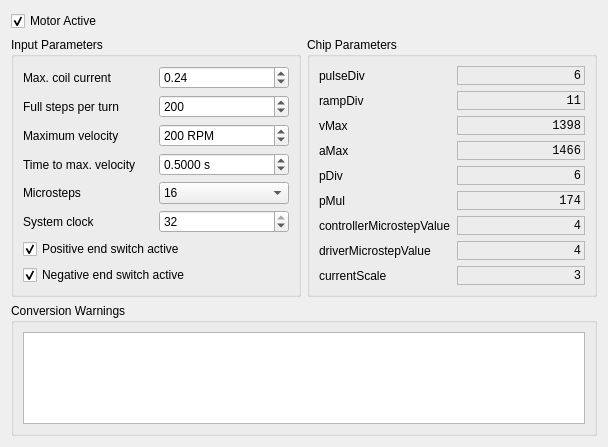
<?xml version="1.0" encoding="UTF-8"?>
<ui version="4.0">
 <class>MotorConfigWidgetForm</class>
 <widget class="QWidget" name="MotorConfigWidgetForm">
  <property name="geometry">
   <rect>
    <x>0</x>
    <y>0</y>
    <width>608</width>
    <height>447</height>
   </rect>
  </property>
  <property name="windowTitle">
   <string>Form</string>
  </property>
  <layout class="QVBoxLayout" name="verticalLayout">
   <item>
    <widget class="QCheckBox" name="motorActiveCheckBox">
     <property name="text">
      <string>Motor Active</string>
     </property>
     <property name="checked">
      <bool>true</bool>
     </property>
    </widget>
   </item>
   <item>
    <layout class="QHBoxLayout" name="horizontalLayout">
     <item>
      <widget class="QGroupBox" name="inputParametersGroupBox">
       <property name="title">
        <string>Input Parameters</string>
       </property>
       <layout class="QGridLayout" name="gridLayout_2">
        <item row="1" column="0">
         <widget class="QLabel" name="nStepsPerTurnLabel">
          <property name="text">
           <string>Full steps per turn</string>
          </property>
         </widget>
        </item>
        <item row="1" column="1">
         <widget class="QSpinBox" name="nStepsPerTurn">
          <property name="minimum">
           <number>1</number>
          </property>
          <property name="maximum">
           <number>10000</number>
          </property>
          <property name="value">
           <number>200</number>
          </property>
         </widget>
        </item>
        <item row="2" column="0">
         <widget class="QLabel" name="maxRPMLabel">
          <property name="text">
           <string>Maximum velocity </string>
          </property>
         </widget>
        </item>
        <item row="2" column="1">
         <widget class="QSpinBox" name="maxRPM">
          <property name="suffix">
           <string> RPM</string>
          </property>
          <property name="minimum">
           <number>1</number>
          </property>
          <property name="maximum">
           <number>10000</number>
          </property>
          <property name="value">
           <number>200</number>
          </property>
         </widget>
        </item>
        <item row="3" column="0">
         <widget class="QLabel" name="timeToVMaxLabel">
          <property name="text">
           <string>Time to max. velocity</string>
          </property>
         </widget>
        </item>
        <item row="3" column="1">
         <widget class="QDoubleSpinBox" name="timeToVMax">
          <property name="suffix">
           <string> s</string>
          </property>
          <property name="decimals">
           <number>4</number>
          </property>
          <property name="maximum">
           <double>9.999900000000000</double>
          </property>
          <property name="singleStep">
           <double>0.001000000000000</double>
          </property>
          <property name="value">
           <double>0.500000000000000</double>
          </property>
         </widget>
        </item>
        <item row="4" column="0">
         <widget class="QLabel" name="microstepsLabel">
          <property name="text">
           <string>Microsteps</string>
          </property>
         </widget>
        </item>
        <item row="4" column="1">
         <widget class="QComboBox" name="microsteps">
          <property name="currentIndex">
           <number>4</number>
          </property>
          <item>
           <property name="text">
            <string>1 (fullstep)</string>
           </property>
          </item>
          <item>
           <property name="text">
            <string>2 (halfstep)</string>
           </property>
          </item>
          <item>
           <property name="text">
            <string>4</string>
           </property>
          </item>
          <item>
           <property name="text">
            <string>8</string>
           </property>
          </item>
          <item>
           <property name="text">
            <string notr="true">16</string>
           </property>
          </item>
          <item>
           <property name="text">
            <string>32</string>
           </property>
          </item>
          <item>
           <property name="text">
            <string notr="true">64</string>
           </property>
          </item>
         </widget>
        </item>
        <item row="5" column="0">
         <widget class="QLabel" name="systemClockLabel">
          <property name="text">
           <string>System clock</string>
          </property>
         </widget>
        </item>
        <item row="5" column="1">
         <widget class="QSpinBox" name="systemClock">
          <property name="minimum">
           <number>1</number>
          </property>
          <property name="maximum">
           <number>32</number>
          </property>
          <property name="value">
           <number>32</number>
          </property>
         </widget>
        </item>
        <item row="6" column="0" colspan="2">
         <widget class="QCheckBox" name="positiveSwitchCheckBox">
          <property name="text">
           <string>Positive end switch active</string>
          </property>
          <property name="checked">
           <bool>true</bool>
          </property>
         </widget>
        </item>
        <item row="7" column="0" colspan="2">
         <widget class="QCheckBox" name="negativeSwitchCheckBox">
          <property name="text">
           <string>Negative end switch active</string>
          </property>
          <property name="checked">
           <bool>true</bool>
          </property>
         </widget>
        </item>
        <item row="0" column="1">
         <widget class="QDoubleSpinBox" name="iMax">
          <property name="maximum">
           <double>1.800000000000000</double>
          </property>
          <property name="singleStep">
           <double>0.010000000000000</double>
          </property>
          <property name="value">
           <double>0.240000000000000</double>
          </property>
         </widget>
        </item>
        <item row="0" column="0">
         <widget class="QLabel" name="iMaxLabel">
          <property name="text">
           <string>Max. coil current</string>
          </property>
         </widget>
        </item>
       </layout>
       <zorder>nStepsPerTurnLabel</zorder>
       <zorder>nStepsPerTurn</zorder>
       <zorder>maxRPMLabel</zorder>
       <zorder>maxRPM</zorder>
       <zorder>timeToVMaxLabel</zorder>
       <zorder>microstepsLabel</zorder>
       <zorder>systemClockLabel</zorder>
       <zorder>systemClock</zorder>
       <zorder>positiveSwitchCheckBox</zorder>
       <zorder>negativeSwitchCheckBox</zorder>
       <zorder>microsteps</zorder>
       <zorder>timeToVMax</zorder>
       <zorder>iMax</zorder>
       <zorder>iMaxLabel</zorder>
      </widget>
     </item>
     <item>
      <widget class="QGroupBox" name="chipParametersGroupBox">
       <property name="title">
        <string>Chip Parameters </string>
       </property>
       <layout class="QGridLayout" name="gridLayout">
        <item row="4" column="1">
         <widget class="QLabel" name="pDivDisplay">
          <property name="font">
           <font>
            <family>Monospace</family>
           </font>
          </property>
          <property name="frameShape">
           <enum>QFrame::StyledPanel</enum>
          </property>
          <property name="frameShadow">
           <enum>QFrame::Sunken</enum>
          </property>
          <property name="text">
           <string notr="true">6</string>
          </property>
          <property name="alignment">
           <set>Qt::AlignRight|Qt::AlignTrailing|Qt::AlignVCenter</set>
          </property>
         </widget>
        </item>
        <item row="5" column="1">
         <widget class="QLabel" name="pMulDisplay">
          <property name="font">
           <font>
            <family>Monospace</family>
           </font>
          </property>
          <property name="frameShape">
           <enum>QFrame::StyledPanel</enum>
          </property>
          <property name="frameShadow">
           <enum>QFrame::Sunken</enum>
          </property>
          <property name="text">
           <string notr="true">174</string>
          </property>
          <property name="alignment">
           <set>Qt::AlignRight|Qt::AlignTrailing|Qt::AlignVCenter</set>
          </property>
         </widget>
        </item>
        <item row="7" column="1">
         <widget class="QLabel" name="driverMicrostepValueDisplay">
          <property name="font">
           <font>
            <family>Monospace</family>
           </font>
          </property>
          <property name="frameShape">
           <enum>QFrame::StyledPanel</enum>
          </property>
          <property name="frameShadow">
           <enum>QFrame::Sunken</enum>
          </property>
          <property name="text">
           <string notr="true">4</string>
          </property>
          <property name="alignment">
           <set>Qt::AlignRight|Qt::AlignTrailing|Qt::AlignVCenter</set>
          </property>
         </widget>
        </item>
        <item row="2" column="1">
         <widget class="QLabel" name="vMaxDisplay">
          <property name="font">
           <font>
            <family>Monospace</family>
           </font>
          </property>
          <property name="frameShape">
           <enum>QFrame::StyledPanel</enum>
          </property>
          <property name="frameShadow">
           <enum>QFrame::Sunken</enum>
          </property>
          <property name="text">
           <string notr="true">1398</string>
          </property>
          <property name="alignment">
           <set>Qt::AlignRight|Qt::AlignTrailing|Qt::AlignVCenter</set>
          </property>
         </widget>
        </item>
        <item row="8" column="1">
         <widget class="QLabel" name="currentScaleDisplay">
          <property name="font">
           <font>
            <family>Monospace</family>
           </font>
          </property>
          <property name="frameShape">
           <enum>QFrame::StyledPanel</enum>
          </property>
          <property name="frameShadow">
           <enum>QFrame::Sunken</enum>
          </property>
          <property name="text">
           <string notr="true">3</string>
          </property>
          <property name="alignment">
           <set>Qt::AlignRight|Qt::AlignTrailing|Qt::AlignVCenter</set>
          </property>
         </widget>
        </item>
        <item row="3" column="1">
         <widget class="QLabel" name="aMaxDisplay">
          <property name="font">
           <font>
            <family>Monospace</family>
           </font>
          </property>
          <property name="frameShape">
           <enum>QFrame::StyledPanel</enum>
          </property>
          <property name="frameShadow">
           <enum>QFrame::Sunken</enum>
          </property>
          <property name="text">
           <string notr="true">1466</string>
          </property>
          <property name="alignment">
           <set>Qt::AlignRight|Qt::AlignTrailing|Qt::AlignVCenter</set>
          </property>
         </widget>
        </item>
        <item row="4" column="0">
         <widget class="QLabel" name="pDivLabel">
          <property name="text">
           <string>pDiv</string>
          </property>
         </widget>
        </item>
        <item row="5" column="0">
         <widget class="QLabel" name="pMulLabel">
          <property name="text">
           <string>pMul</string>
          </property>
         </widget>
        </item>
        <item row="6" column="0">
         <widget class="QLabel" name="controllerMicrostepValueLabel">
          <property name="text">
           <string>controllerMicrostepValue</string>
          </property>
         </widget>
        </item>
        <item row="0" column="0">
         <widget class="QLabel" name="pulseDivLabel">
          <property name="text">
           <string>pulseDiv</string>
          </property>
         </widget>
        </item>
        <item row="2" column="0">
         <widget class="QLabel" name="vMaxLabel">
          <property name="text">
           <string>vMax</string>
          </property>
         </widget>
        </item>
        <item row="7" column="0">
         <widget class="QLabel" name="driverMicrostepValueLabel">
          <property name="text">
           <string>driverMicrostepValue</string>
          </property>
         </widget>
        </item>
        <item row="3" column="0">
         <widget class="QLabel" name="aMaxLabel">
          <property name="text">
           <string>aMax</string>
          </property>
         </widget>
        </item>
        <item row="1" column="0">
         <widget class="QLabel" name="rampDivLabel">
          <property name="text">
           <string>rampDiv</string>
          </property>
         </widget>
        </item>
        <item row="8" column="0">
         <widget class="QLabel" name="currentScaleLabel">
          <property name="text">
           <string>currentScale</string>
          </property>
         </widget>
        </item>
        <item row="6" column="1">
         <widget class="QLabel" name="controllerMicrostepValueDisplay">
          <property name="font">
           <font>
            <family>Monospace</family>
           </font>
          </property>
          <property name="frameShape">
           <enum>QFrame::StyledPanel</enum>
          </property>
          <property name="frameShadow">
           <enum>QFrame::Sunken</enum>
          </property>
          <property name="text">
           <string notr="true">4</string>
          </property>
          <property name="alignment">
           <set>Qt::AlignRight|Qt::AlignTrailing|Qt::AlignVCenter</set>
          </property>
         </widget>
        </item>
        <item row="1" column="1">
         <widget class="QLabel" name="rampDivDisplay">
          <property name="font">
           <font>
            <family>Monospace</family>
           </font>
          </property>
          <property name="frameShape">
           <enum>QFrame::StyledPanel</enum>
          </property>
          <property name="frameShadow">
           <enum>QFrame::Sunken</enum>
          </property>
          <property name="text">
           <string notr="true">11</string>
          </property>
          <property name="alignment">
           <set>Qt::AlignRight|Qt::AlignTrailing|Qt::AlignVCenter</set>
          </property>
         </widget>
        </item>
        <item row="0" column="1">
         <widget class="QLabel" name="pulseDivDisplay">
          <property name="font">
           <font>
            <family>Monospace</family>
           </font>
          </property>
          <property name="frameShape">
           <enum>QFrame::StyledPanel</enum>
          </property>
          <property name="frameShadow">
           <enum>QFrame::Sunken</enum>
          </property>
          <property name="text">
           <string notr="true">6</string>
          </property>
          <property name="alignment">
           <set>Qt::AlignRight|Qt::AlignTrailing|Qt::AlignVCenter</set>
          </property>
         </widget>
        </item>
       </layout>
      </widget>
     </item>
    </layout>
   </item>
   <item>
    <widget class="QGroupBox" name="warningsGroupBox">
     <property name="title">
      <string>Conversion Warnings</string>
     </property>
     <layout class="QGridLayout" name="gridLayout_3">
      <item row="0" column="0">
       <widget class="QTextBrowser" name="warningsBrowser"/>
      </item>
     </layout>
    </widget>
   </item>
  </layout>
 </widget>
 <resources/>
 <connections>
  <connection>
   <sender>motorActiveCheckBox</sender>
   <signal>toggled(bool)</signal>
   <receiver>inputParametersGroupBox</receiver>
   <slot>setEnabled(bool)</slot>
   <hints>
    <hint type="sourcelabel">
     <x>73</x>
     <y>12</y>
    </hint>
    <hint type="destinationlabel">
     <x>81</x>
     <y>33</y>
    </hint>
   </hints>
  </connection>
  <connection>
   <sender>motorActiveCheckBox</sender>
   <signal>toggled(bool)</signal>
   <receiver>warningsGroupBox</receiver>
   <slot>setEnabled(bool)</slot>
   <hints>
    <hint type="sourcelabel">
     <x>346</x>
     <y>11</y>
    </hint>
    <hint type="destinationlabel">
     <x>599</x>
     <y>37</y>
    </hint>
   </hints>
  </connection>
  <connection>
   <sender>motorActiveCheckBox</sender>
   <signal>toggled(bool)</signal>
   <receiver>chipParametersGroupBox</receiver>
   <slot>setEnabled(bool)</slot>
   <hints>
    <hint type="sourcelabel">
     <x>291</x>
     <y>10</y>
    </hint>
    <hint type="destinationlabel">
     <x>562</x>
     <y>342</y>
    </hint>
   </hints>
  </connection>
 </connections>
</ui>
